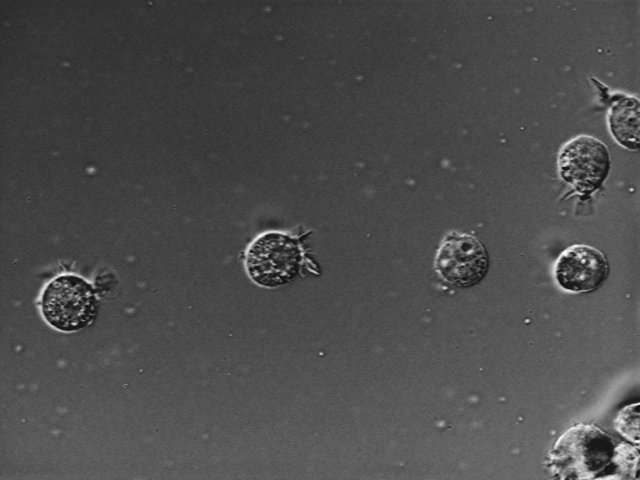
#> input picture image/test.tif, 640 x 480 px
$ python -i ImageHandler.py   (imports and definitions only)
#> lines starting #> are read from the running program, lines starting #| are printed output that depends on the picture
# -*- coding: utf-8 -*-

from PIL import Image, ImageQt, ImageOps


class ImageHandler:
    ZOOM_RATIO: tuple = (0, 0, 128, 128)

    __ratioOriginalToInterface: tuple
    __tempImage: Image = None
    __in_zoom: bool = False
    __interfaceImage: Image
    __originalImage: Image
    __filename: str
    __imageSize: tuple = (1280, 720)

    def __init__(self, filename: str):
#> called with filename = '../../image/test.tif'
        self.__filename = filename
        with Image.open(filename) as image:
#> image is the input picture: PIL image 640x480 L; min 15, max 254, mean 76.6
            self.__originalImage = image.copy()
            self.normalize(image)

    def get_image(self, original: bool = False) -> Image:
        return self.__originalImage if original else self.__interfaceImage

    def get_qt_image(self, original: bool = False) -> ImageQt:
        return ImageQt.toqimage(self.normalize(self.__originalImage)) \
            if original else ImageQt.toqimage(self.__interfaceImage)

    def get_file_path(self) -> str:
        return self.__filename

    def set_image_size(self, size: tuple = (1280, 720)) -> None:
        self.__imageSize = size

    def get_image_size(self) -> tuple:
        return self.__interfaceImage.size

    def normalize(self, image: Image) -> Image:
        ratio = (
            image.width // self.__imageSize[0],
            image.height // self.__imageSize[1]
        )
#> ratio = (0, 0)
        self.__ratioOriginalToInterface = (
            1 if ratio[0] < 1 else ratio[0],
            1 if ratio[1] < 1 else ratio[1]
        )

        self.__interfaceImage = image.resize(
            self.__imageSize if ratio[0] > 1 and ratio[1] > 1 else image.size
        )

        return self.__interfaceImage

    def zoom_in(self, region: tuple = (0, 0)) -> Image:
        self.temporary_image(True)
        zoom_region = (
            self.ZOOM_RATIO[0] + region[0], self.ZOOM_RATIO[1] + region[1],
            self.ZOOM_RATIO[2] + region[0], self.ZOOM_RATIO[3] + region[1]
        )
        self.__interfaceImage = self.__interfaceImage.crop(zoom_region).resize((128*5, 128*5))

        return self.__interfaceImage

    def zoom_out(self) -> Image:
        self.temporary_image(False)
        return self.__interfaceImage

    # [10 lines left out: functions gray_scale, new_resolution, not called in this run]

    def equalize(self) -> Image:
        self.__interfaceImage = ImageOps.equalize(self.__interfaceImage)
        return self.__interfaceImage

    def temporary_image(self, is_zoom: bool) -> None:
        if self.__tempImage is None and is_zoom:
            self.__tempImage = self.__interfaceImage.copy()
            self.__in_zoom = True
        else:
            if self.__tempImage is not None and is_zoom:
                self.__interfaceImage = self.__tempImage.copy()
            else:
                self.normalize(self.__originalImage)
            self.__tempImage = None
            self.__in_zoom = False

    # [25 lines left out: functions get_info, close, not called in this run]

>>> result = ImageHandler('../../image/test.tif').zoom_in()
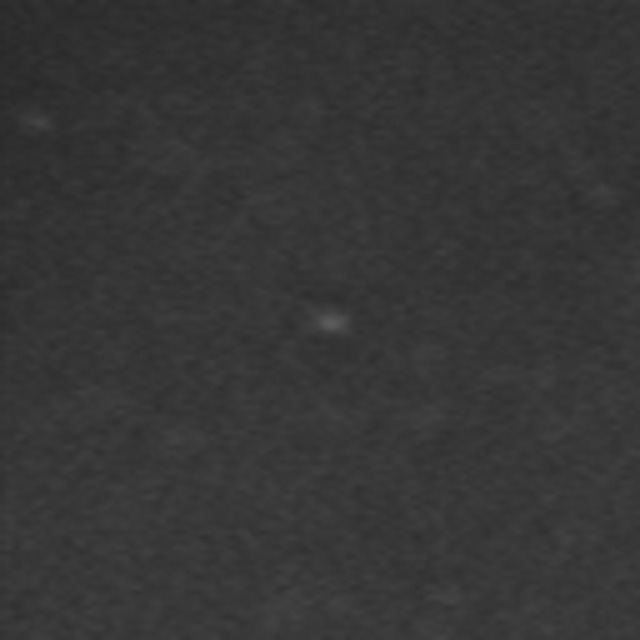
#> result: PIL image 640x640 L; min 39, max 91, mean 54.1
